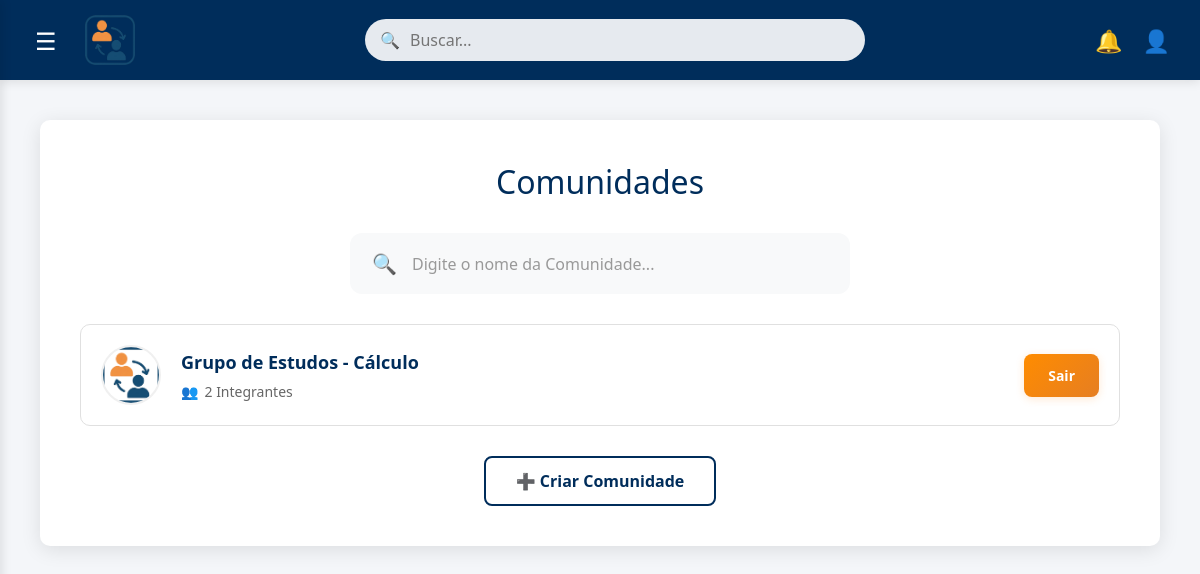
Page /comunidades/ (signed in) on the committed database.
### core/models.py (models this page shows, shortened)
class Comunidade(models.Model):
    nome = models.CharField(max_length=150, unique=True)
    descricao = models.TextField(max_length=500, blank=True, null=True) # <-- NOVO
    icone = models.ImageField(upload_to='comunidade_icones/', blank=True, null=True) # <-- NOVO
    membros_count = models.IntegerField(default=0)
    membros = models.ManyToManyField(settings.AUTH_USER_MODEL, related_name='comunidades_inscritas', blank=True)

### core/views.py (the view, shortened to what this page needs)
# urls.py: path('comunidades/', views.comunidades, name='comunidades'),
@login_required
def comunidades(request):
    form_comunidade = ComunidadeForm()
    lista_comunidades = Comunidade.objects.all().order_by('-membros_count')
    for comunidade in lista_comunidades:
        comunidade.is_member = comunidade.membros.filter(pk=request.user.pk).exists()
    context = {
        'lista_comunidades': lista_comunidades,
        'usuario': request.user,
        'form_comunidade': form_comunidade
    }
    return render(request, 'core/comunidades.html', context)

### core/forms.py
class ComunidadeForm(forms.ModelForm):
    class Meta:
        model = Comunidade
        fields = ['nome', 'descricao', 'icone']
        widgets = {
            'descricao': forms.Textarea(attrs={'rows': 4}),
        }

### core/templates/core/comunidades.html (shortened to what this page needs)
{% load static %}
<!DOCTYPE html>
<html lang="pt-BR">
<head>
    <link rel="stylesheet" href="{% static 'css/estilo/comunidades.css' %}">
</head>
<body>
    <div class="header-container">
        <div class="logo-area">
            <div class="menu-icon hamburger" id="menuToggle">☰</div>
                <img id="logo" src="{% static 'img/image-removebg-preview.png' %}" alt="Logo Vinculou">        </div>
        <div class="search-input-desktop">
            <div class="search-icon-desktop">🔍</div>
            <input type="text" placeholder="Buscar...">
        </div>
        <div class="user-area">
            <div class="notification-icon">🔔</div>
            <div class="profile-icon">👤</div>
        </div>
    </div>
    <div class="principal">
        <div class="comunidades-container">
            <h1 class="titulo-principal">Comunidades</h1>
           <div class="search-bar-comunidades">
                <div class="search-icon">🔍</div>
                <input type="text" placeholder="Digite o nome da Comunidade...">
            </div>
            <div class="communities-grid">
                {% for comunidade in lista_comunidades %}
                    <div class="community-card">
    {% if comunidade.is_member %}
        <a href="{% url 'chat_comunidade' pk=comunidade.pk %}" style="text-decoration: none; color: inherit; width: 100%;">
    {% endif %}
        <div class="community-left" style="pointer-events: none;">
            <img src="{% if comunidade.icone %}{{ comunidade.icone.url }}{% else %}{% static 'img/default_community_icon.png' %}{% endif %}" alt="{{ comunidade.nome }}">
            <div class="community-info">
                <h3>{{ comunidade.nome }}</h3>
                <span>{{ comunidade.membros.count }} Integrantes</span>
            </div>
        </div>
    {% if comunidade.is_member %}
        </a> {% endif %}
    {% if request.user.is_authenticated %}
        <form method="post" action="{% url 'comunidades' %}" style="display:inline;">
            <button type="submit" class="enter-btn {% if comunidade.is_member %} sair-btn{% endif %}">
                <span>{% if comunidade.is_member %}Sair{% else %}Entrar{% endif %}</span>
            </button>
        </form>
    {% else %}
        <a href="{% url 'login' %}"><button class="enter-btn">Entrar</button></a>
    {% endif %}
</div>
                {% empty %}
                    <p>Nenhuma comunidade encontrada. Crie a primeira!</p>
                {% endfor %}
            </div>
            <div class="suggestions">
                <button class="sugestoes-btn" onclick="abrirModal()">➕ Criar Comunidade</button>
            </div>
        </div>
    </div>
</body>
</html>

### core/static/css/estilo/comunidades.css (style rules this page uses)
* { margin: 0; padding: 0; box-sizing: border-box; font-family: "Segoe UI", Tahoma, Geneva, Verdana, sans-serif; }
body { background-color: #F4F6F9; min-height: 100vh; }
.header-container { background-color: #002D5B; color: #FFFFFF; display: flex; justify-content: space-between; align-items: center; padding: 15px 30px; box-shadow: 0 2px 10px rgba(0, 0, 0, 0.1); }
.logo-area, .user-area { display: flex; align-items: center; gap: 20px; }
#logo { width: 50px; height: 50px; }
.menu-icon, .profile-icon, .notification-icon { font-size: 22px; cursor: pointer; }
.search-input-desktop { flex-grow: 1; max-width: 500px; position: relative; }
.search-input-desktop input { width: 100%; padding: 10px 15px 10px 45px; border: none; border-radius: 25px; background-color: rgba(255, 255, 255, 0.9); color: #333333; font-size: 16px; outline: none; }
.search-icon-desktop { position: absolute; left: 15px; top: 50%; transform: translateY(-50%); color: #666; }
.menu-icon { margin-right: 15px; font-size: 18px; width: 20px; text-align: center; }
.menu-icon.hamburger { font-size: 24px; cursor: pointer; padding: 5px; border-radius: 4px; color: #FFFFFF; }
.principal { padding: 40px; max-width: 1200px; margin: 0 auto; }
.titulo-principal { font-size: 32px; font-weight: 300; color: #002D5B; margin-bottom: 30px; text-align: center; }
.comunidades-container { background-color: #FFFFFF; padding: 40px; border-radius: 10px; box-shadow: 0 4px 20px rgba(0, 0, 0, 0.1); }
.search-bar-comunidades { display: flex; align-items: center; background-color: #f8f9fa; border-radius: 12px; padding: 15px 20px; margin-bottom: 30px; border: 2px solid transparent; max-width: 500px; margin-left: auto; margin-right: auto; }
.search-bar-comunidades input { border: none; outline: none; background: none; width: 100%; font-size: 16px; color: #333; }
.search-bar-comunidades input::placeholder { color: #999; }
.search-icon { color: #888; margin-right: 15px; font-size: 20px; }
.communities-grid { display: flex; flex-direction: column; gap: 15px; margin-bottom: 30px; }
.community-card { display: flex; align-items: center; justify-content: space-between; padding: 20px; border: 1px solid #E0E0E0; border-radius: 10px; cursor: pointer; background-color: #FFFFFF; }
.community-left { display: flex; align-items: center; gap: 20px; }
.community-left img { width: 60px; height: 60px; border-radius: 50%; object-fit: cover; border: 2px solid #f0f0f0; transition: all 0.3s ease; }
.community-info { display: flex; flex-direction: column; gap: 8px; }
.community-info h3 { font-size: 18px; font-weight: 600; color: #002D5B; transition: color 0.3s ease; }
.community-info span { font-size: 14px; color: #666; display: flex; align-items: center; gap: 6px; }
.community-info span::before { content: "👥"; font-size: 14px; }
.enter-btn { background: linear-gradient(135deg, #FF8C00 0%, #e67e22 100%); color: white; border: none; border-radius: 8px; padding: 12px 24px; font-weight: 600; font-size: 14px; cursor: pointer; transition: all 0.3s ease; box-shadow: 0 2px 8px rgba(255, 140, 34, 0.2); }
.suggestions { text-align: center; }
.sugestoes-btn { background-color: white; border: 2px solid #002D5B; border-radius: 8px; padding: 12px 30px; font-size: 16px; font-weight: 600; cursor: pointer; display: inline-flex; align-items: center; gap: 10px; transition: all 0.3s ease; color: #002D5B; }
.sair-btn { background-color: #dc3545 !important; border-color: #dc3545 !important; color: white !important; }

### rows in the picture
Comunidade: icone (picture), nome "Grupo de Estudos - Cálculo", membros.count "2", shows "Sair"
